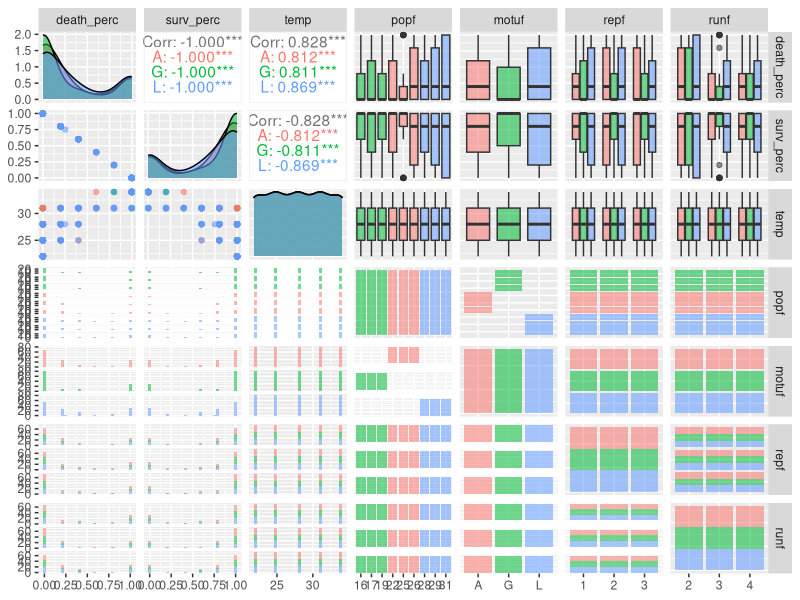
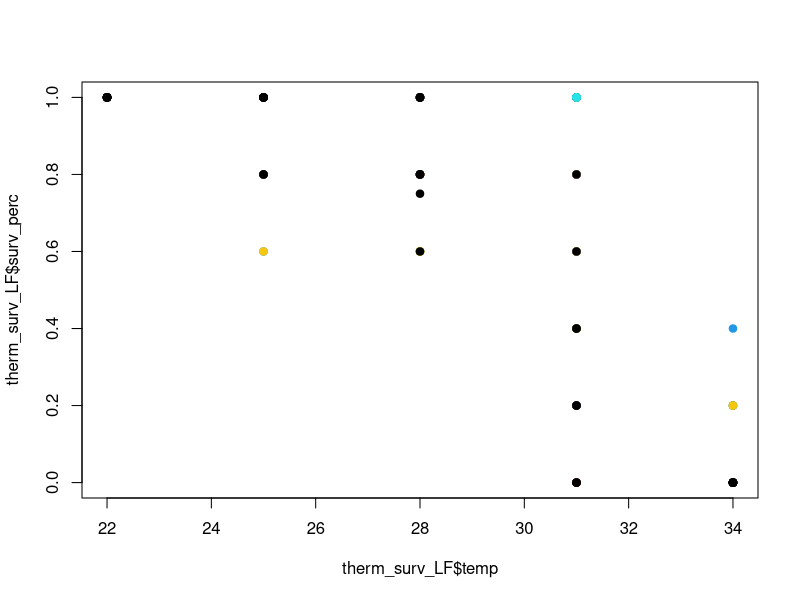
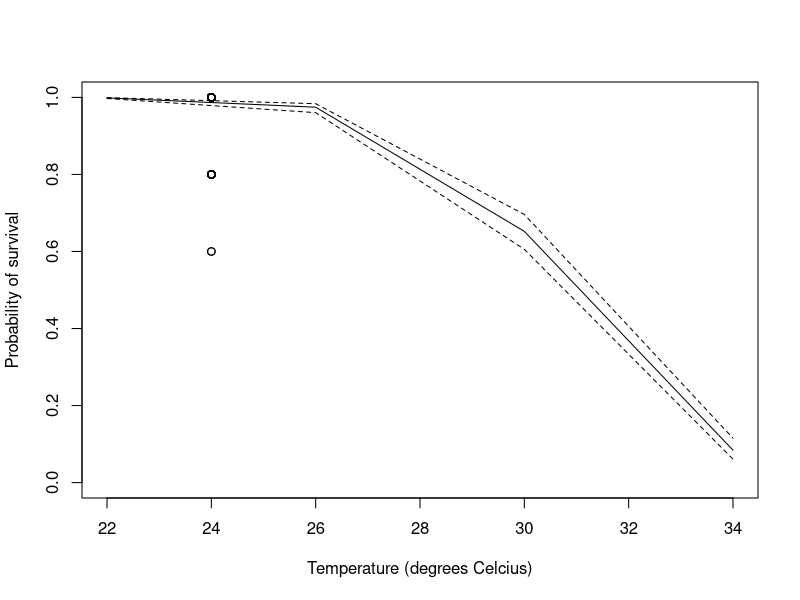
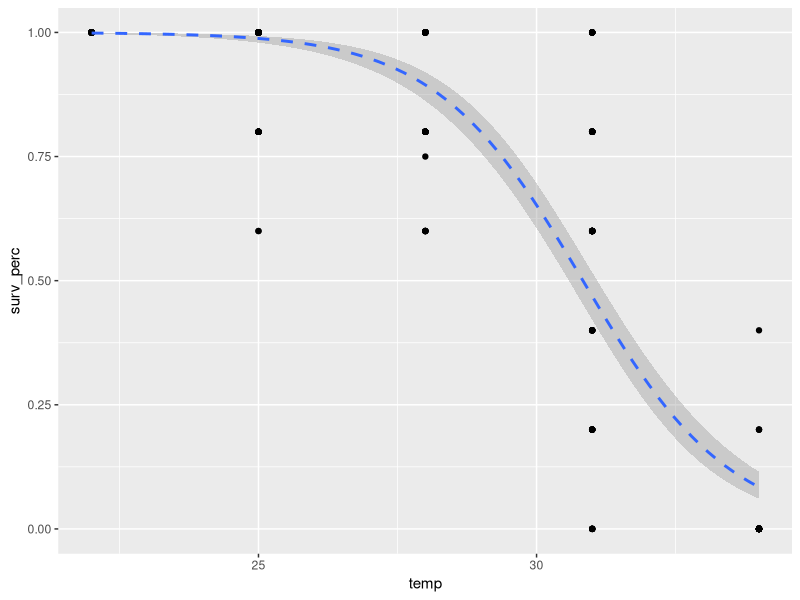
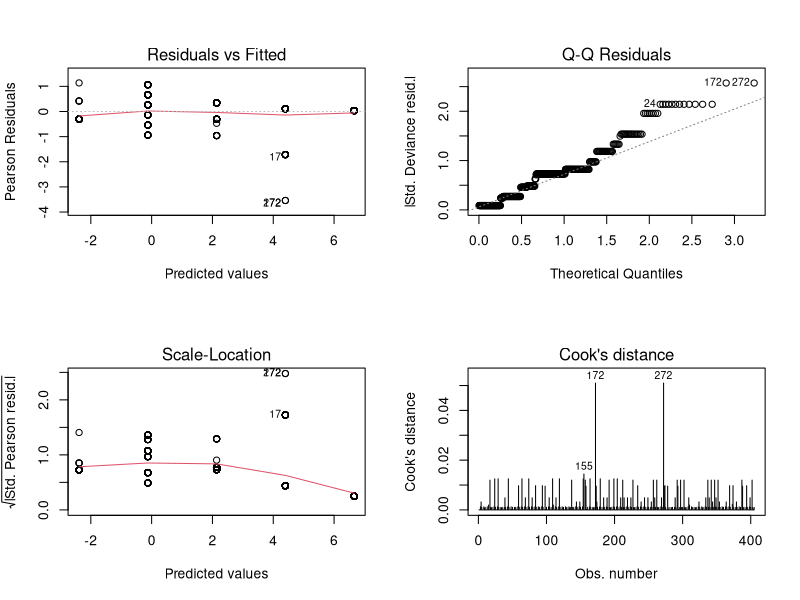
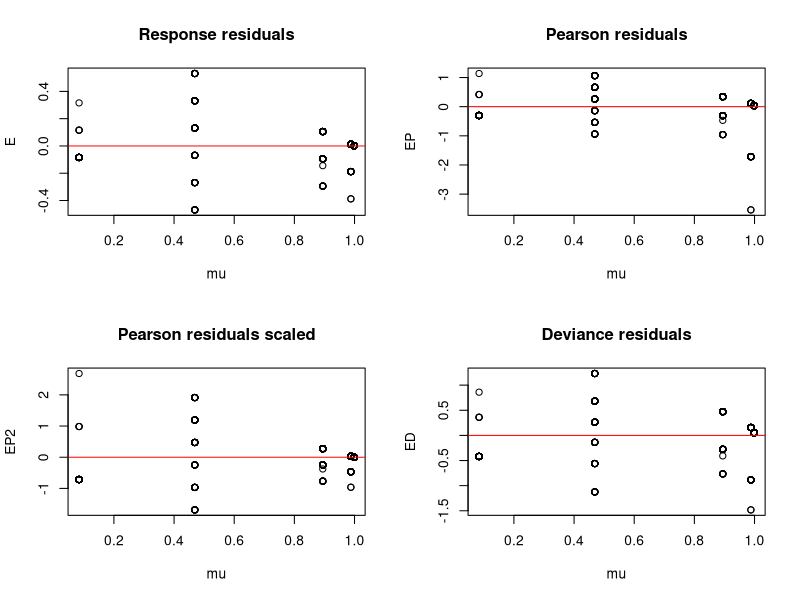
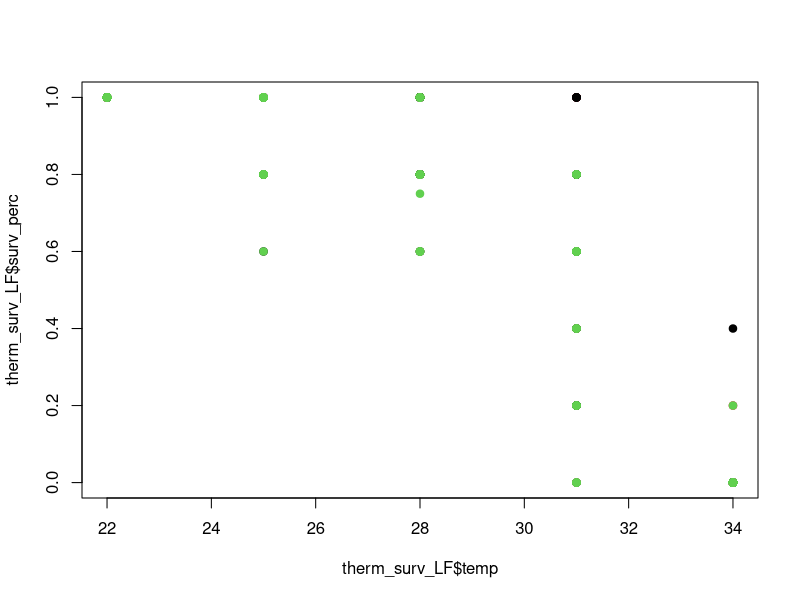
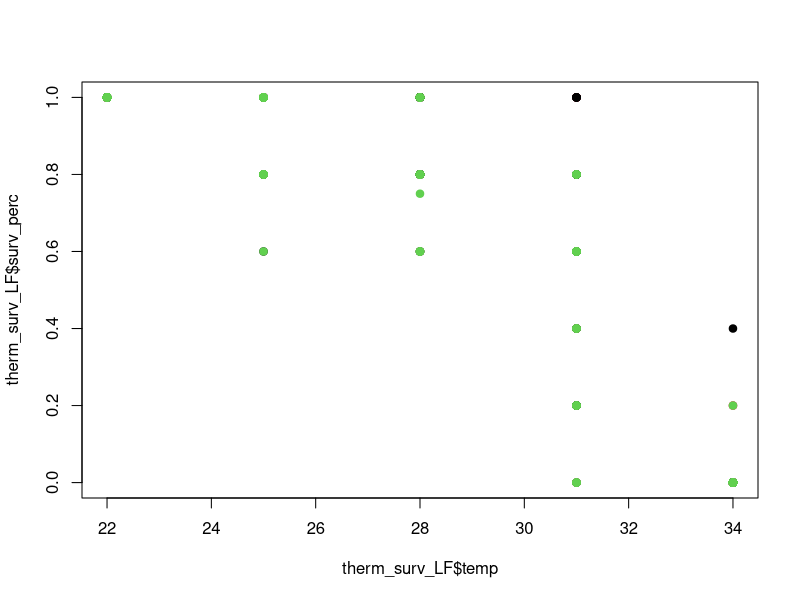

Write R code to recreate these figures, in order.
## set WD
# setwd() # set the working directory

## load packages
library(survival)
library(survminer)
library(car) # logit transforming percentage data
library(GGally) # data exploration
library(dplyr) # select function

## load data
therm_surv_LF <- read.csv("gammroes_temp_survival_LF_HD.csv", header = T, sep = ",", row.names = c(1) ,stringsAsFactors = FALSE)
therm_surv_LF$popf <- as.factor(therm_surv_LF$pop)
therm_surv_LF$motuf <- as.factor(therm_surv_LF$motu)
therm_surv_LF$repf <- as.factor(therm_surv_LF$rep)
therm_surv_LF$runf <- as.factor(therm_surv_LF$run)

### All data - long format
## data exploration
# change plot size (optional)
options(repr.plot.width = 20, repr.plot.height = 10)
therm_surv_LF %>% 
  select("death_perc", "surv_perc", "temp", "popf", "motuf", "repf", "runf") %>%
  ggpairs(mapping = aes(color = therm_surv_LF$motu, alpha = 0.5))
### All data combined
## GLM with quasibinomial distribution to account for overdispersion
plot(therm_surv_LF$surv_perc ~ therm_surv_LF$temp, pch = 19, col = factor(therm_surv_LF$popf))
mod <- glm(surv_perc ~ temp, data = therm_surv_LF, family = binomial)
summary(mod)
mod2 <- glm(surv_perc ~ temp, data = therm_surv_LF, family = quasibinomial)
summary(mod2) # dispersion parametre = 0.1644116
## visualising the glm
MyData <- data.frame(temp = 
                       seq(from = min(therm_surv_LF$temp),
                           to = max(therm_surv_LF$temp), by = 4))
P1 <- predict(mod2, newdata = MyData, type = "link", se = TRUE)
plot(MyData$temp, exp(P1$fit) / (1+exp(P1$fit)),
     type = "l", ylim = c(0, 1),
     xlab = "Temperature (degrees Celcius)",
     ylab = "Probability of survival")
lines(MyData$temp, exp(P1$fit + 1.96 * P1$se.fit) / 
      (1 + exp(P1$fit + 1.96 * P1$se.fit)), lty = 2)
lines(MyData$temp, exp(P1$fit - 1.96 * P1$se.fit) / 
        (1 + exp(P1$fit - 1.96 * P1$se.fit)), lty = 2)
points(therm_surv_LF$time, therm_surv_LF$surv_perc)
ggplot(therm_surv_LF, aes(temp, surv_perc)) +
  geom_point() +
  geom_smooth(method = "glm", se = T,
              method.args = list(family = "quasibinomial"), linetype = "dashed")

## Model validation
# standardized model outputs
op <- par(mfrow = c(2,2))
plot(mod2, which = 1:4)
# residuals
EP <- resid(mod2, type = "pearson")
ED <- resid(mod2, type = "deviance")
mu <- predict(mod2, type = "response")
E <- therm_surv_LF$surv_perc - mu
EP2 <- E / sqrt(0.1644116 * mu)
plot(x = mu, y = E, main = "Response residuals")
abline(0, 0, col = "red")
plot(x = mu, y = EP, main = "Pearson residuals")
abline(0, 0, col = "red")
plot(x = mu, y = EP2, main = "Pearson residuals scaled")
abline(0, 0, col = "red")
plot(x = mu, y = ED, main = "Deviance residuals")
abline(0, 0, col = "red")
par(op)

### At motu level
## GLM with quasibinomial distribution to account for overdispersion
plot(therm_surv_LF$surv_perc ~ therm_surv_LF$temp, pch = 19, col = factor(therm_surv_LF$motu)) # population level
plot(therm_surv_LF$surv_perc ~ therm_surv_LF$temp,
     pch = 19,
     col = factor(therm_surv_LF$motu)) # motu level
mod <- glm(surv_perc ~ temp, data = therm_surv_LF, family = binomial)
summary(mod)
mod2 <- glm(surv_perc ~ temp, data = therm_surv_LF, family = quasibinomial)
summary(mod2) # dispersion parametre = 0.1644116
## generate prediction frame
ggplot(therm_surv_LF, aes(temp, surv_perc, col = motu)) +
  geom_point() +
  xlim(22, 34) +
  geom_smooth(method = "glm", se = T,
              method.args = list(family = "quasibinomial"), linetype = "dashed")  ## use prediction data here
## visualising the glm
MyData <- data.frame(temp = 
                       seq(from = min(therm_surv_LF$temp),
                           to = max(therm_surv_LF$temp), by = 4))
P1 <- predict(mod2, newdata = MyData, type = "link", se = TRUE)
plot(MyData$temp, exp(P1$fit) / (1+exp(P1$fit)),
     type = "l", ylim = c(0, 1),
     xlab = "Temperature (degrees Celcius)",
     ylab = "Probability of survival")
lines(MyData$temp, exp(P1$fit + 1.96 * P1$se.fit) / 
        (1 + exp(P1$fit + 1.96 * P1$se.fit)), lty = 2)
lines(MyData$temp, exp(P1$fit - 1.96 * P1$se.fit) / 
        (1 + exp(P1$fit - 1.96 * P1$se.fit)), lty = 2)
points(therm_surv_LF$time, therm_surv_LF$surv_perc)
## Model validation
# standardized model outputs
op <- par(mfrow = c(2,2))
plot(mod2, which = 1:4)
# residuals
EP <- resid(mod2, type = "pearson")
ED <- resid(mod2, type = "deviance")
mu <- predict(mod2, type = "response")
E <- therm_surv_LF$surv_perc - mu
EP2 <- E / sqrt(0.1644116 * mu)
plot(x = mu, y = E, main = "Response residuals")
abline(0, 0, col = "red")
plot(x = mu, y = EP, main = "Pearson residuals")
abline(0, 0, col = "red")
plot(x = mu, y = EP2, main = "Pearson residuals scaled")
abline(0, 0, col = "red")
plot(x = mu, y = ED, main = "Deviance residuals")
abline(0, 0, col = "red")
par(op)